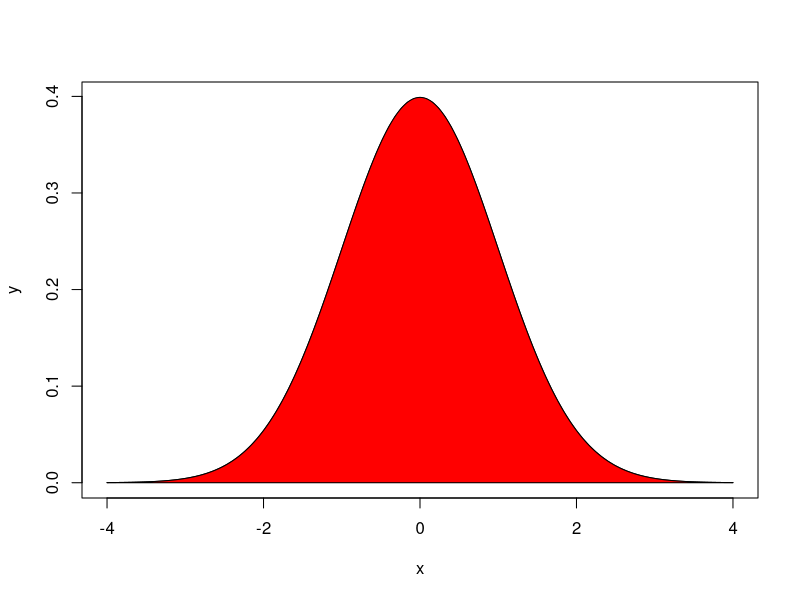
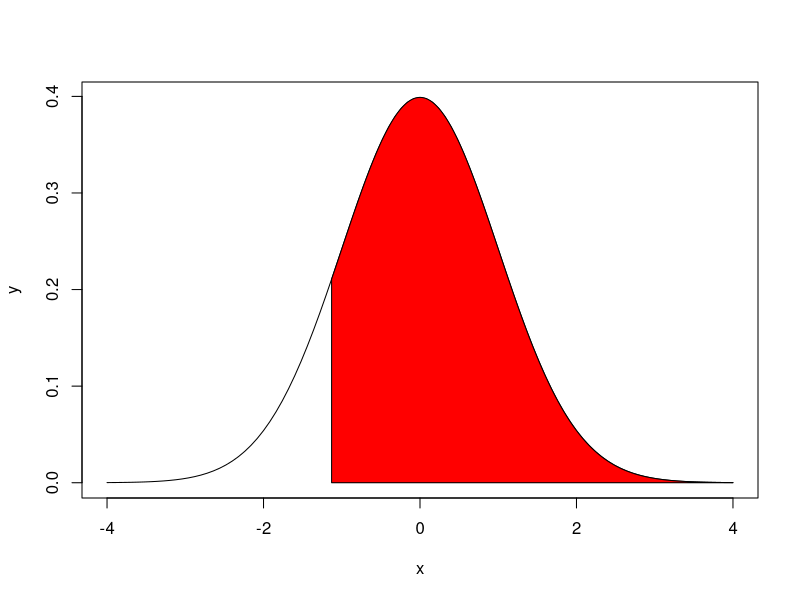
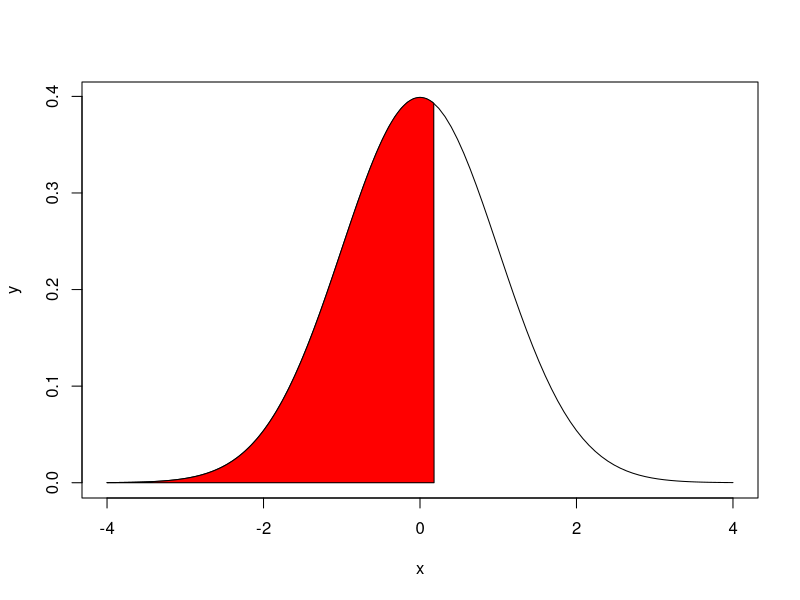
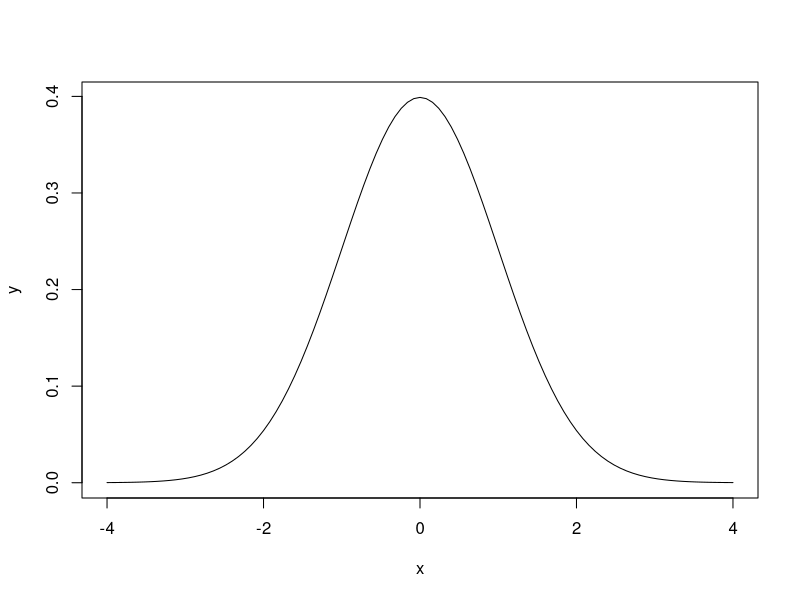

Generate these figures, in order, with R: (Note: this script raises an error after producing the figures.)
visualization <- function(mean=0, sd=1, from=mean-4*sd, to=mean+4*sd){
  
  # Generation distribution
  lower_bound <- mean - 4*sd
  upper_bound <- mean + 4*sd
  step = (upper_bound-lower_bound)/1000
  x <- seq(lower_bound, upper_bound, step)
  
  curve(dnorm(x, mean, sd), xlim = c(lower_bound, upper_bound), ylab = "y")
  
  # Area under the curve
  x_ <- c(from, seq(from, to, step), to)
  y_ <- c(0, dnorm(seq(from, to, step), mean, sd), 0)
  
  polygon(x_, y_, col = "red")
  
}

# Default function
visualization()


# 3.2
visualization(from = -1.13) ### a
visualization(to = 0.18) ### b
visualization(from = 8) ### c
visualization(from = -0.5, to = 0.5) ### d

# 3.10
visualization(mean = 55, sd = 6, to = 48) ### a
visualization(mean = 55, sd = 6, from = 60, to = 65) ### b
visualization(mean = 55, sd = 6,
              from = qnorm(p=0.1, mean = 55, sd = 6, lower.tail = FALSE)) ### c
visualization(mean = 55, sd = 6, to = 55) ### d

# 3.12
visualization(mean = 72.6, sd = 4.78, to = 80) ### a
visualization(mean = 72.6, sd = 4.78, from = 60, to = 80) ### b
visualization(mean = 72.6, sd = 4.78,
              from = qnorm(p=0.05, mean = 72.6, sd = 4.78, lower.tail = FALSE)) ### c
visualization(mean = 72.6, sd = 4.78, from = 70) ### d
